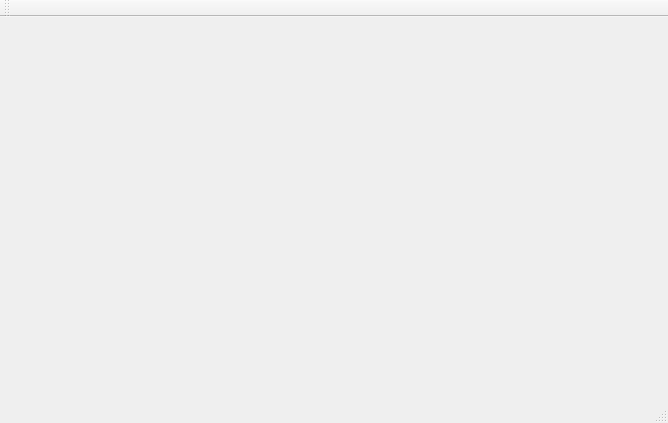
<?xml version="1.0" encoding="UTF-8"?>
<ui version="4.0">
 <class>HelloDialog</class>
 <widget class="QMainWindow" name="HelloDialog">
  <property name="geometry">
   <rect>
    <x>0</x>
    <y>0</y>
    <width>668</width>
    <height>423</height>
   </rect>
  </property>
  <property name="windowTitle">
   <string>HelloDialog</string>
  </property>
  <widget class="QWidget" name="centralWidget"/>
  <widget class="QMenuBar" name="menuBar">
   <property name="geometry">
    <rect>
     <x>0</x>
     <y>0</y>
     <width>668</width>
     <height>30</height>
    </rect>
   </property>
  </widget>
  <widget class="QToolBar" name="mainToolBar">
   <attribute name="toolBarArea">
    <enum>TopToolBarArea</enum>
   </attribute>
   <attribute name="toolBarBreak">
    <bool>false</bool>
   </attribute>
  </widget>
  <widget class="QStatusBar" name="statusBar"/>
 </widget>
 <layoutdefault spacing="6" margin="11"/>
 <resources/>
 <connections/>
</ui>
